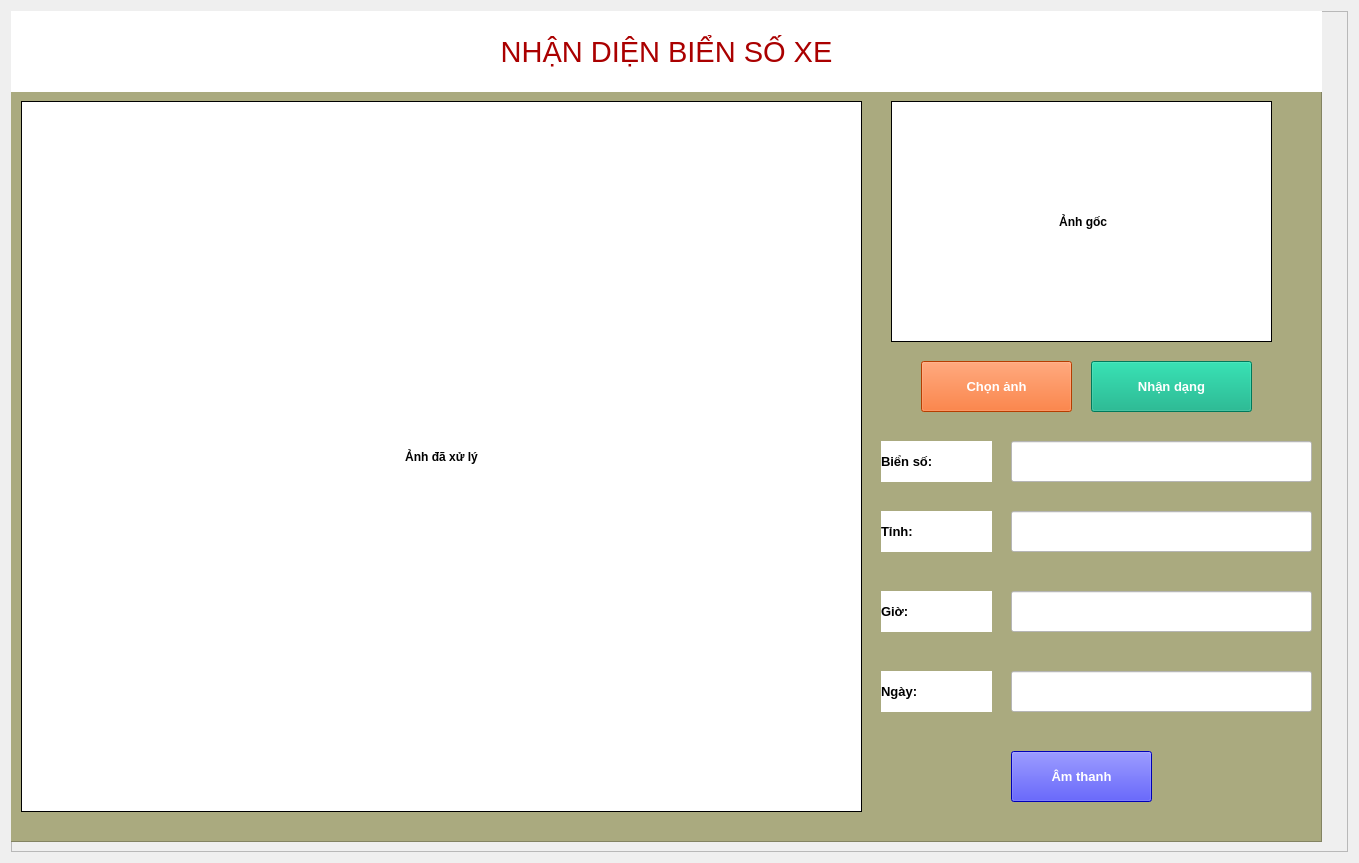
<?xml version="1.0" encoding="UTF-8"?>
<ui version="4.0">
 <class>Frame</class>
 <widget class="QFrame" name="Frame">
  <property name="geometry">
   <rect>
    <x>0</x>
    <y>0</y>
    <width>1359</width>
    <height>863</height>
   </rect>
  </property>
  <property name="windowTitle">
   <string>Frame</string>
  </property>
  <layout class="QVBoxLayout" name="verticalLayout">
   <item>
    <widget class="QFrame" name="frame">
     <property name="frameShape">
      <enum>QFrame::StyledPanel</enum>
     </property>
     <property name="frameShadow">
      <enum>QFrame::Raised</enum>
     </property>
     <widget class="QFrame" name="frame_2">
      <property name="geometry">
       <rect>
        <x>-10</x>
        <y>50</y>
        <width>1321</width>
        <height>781</height>
       </rect>
      </property>
      <property name="font">
       <font>
        <pointsize>20</pointsize>
        <weight>75</weight>
        <bold>true</bold>
       </font>
      </property>
      <property name="styleSheet">
       <string notr="true">background-color: rgb(170, 170, 127);</string>
      </property>
      <property name="frameShape">
       <enum>QFrame::StyledPanel</enum>
      </property>
      <property name="frameShadow">
       <enum>QFrame::Raised</enum>
      </property>
      <widget class="QPushButton" name="btn_nhandang">
       <property name="geometry">
        <rect>
         <x>1090</x>
         <y>300</y>
         <width>161</width>
         <height>51</height>
        </rect>
       </property>
       <property name="font">
        <font>
         <family>Tahoma</family>
         <pointsize>10</pointsize>
         <weight>75</weight>
         <bold>true</bold>
        </font>
       </property>
       <property name="styleSheet">
        <string notr="true">color: rgb(255, 255, 255);
background-color: rgb(0, 170, 127);</string>
       </property>
       <property name="text">
        <string>Nhận dạng</string>
       </property>
      </widget>
      <widget class="QPushButton" name="btn_chonanh">
       <property name="geometry">
        <rect>
         <x>920</x>
         <y>300</y>
         <width>151</width>
         <height>51</height>
        </rect>
       </property>
       <property name="font">
        <font>
         <family>Tahoma</family>
         <pointsize>10</pointsize>
         <weight>75</weight>
         <bold>true</bold>
        </font>
       </property>
       <property name="styleSheet">
        <string notr="true">color: rgb(255, 255, 255);
background-color: rgb(255, 85, 0);</string>
       </property>
       <property name="text">
        <string>Chọn ảnh</string>
       </property>
      </widget>
      <widget class="QLabel" name="lbl_result">
       <property name="geometry">
        <rect>
         <x>20</x>
         <y>40</y>
         <width>841</width>
         <height>711</height>
        </rect>
       </property>
       <property name="font">
        <font>
         <weight>75</weight>
         <bold>true</bold>
        </font>
       </property>
       <property name="focusPolicy">
        <enum>Qt::NoFocus</enum>
       </property>
       <property name="styleSheet">
        <string notr="true">background-color: rgb(255, 255, 255);</string>
       </property>
       <property name="frameShape">
        <enum>QFrame::Box</enum>
       </property>
       <property name="text">
        <string>Ảnh đã xử lý</string>
       </property>
       <property name="alignment">
        <set>Qt::AlignCenter</set>
       </property>
      </widget>
      <widget class="QLabel" name="original_img">
       <property name="geometry">
        <rect>
         <x>890</x>
         <y>40</y>
         <width>381</width>
         <height>241</height>
        </rect>
       </property>
       <property name="font">
        <font>
         <weight>75</weight>
         <bold>true</bold>
        </font>
       </property>
       <property name="styleSheet">
        <string notr="true">background-color: rgb(255, 255, 255);</string>
       </property>
       <property name="frameShape">
        <enum>QFrame::Box</enum>
       </property>
       <property name="text">
        <string> Ảnh gốc</string>
       </property>
       <property name="alignment">
        <set>Qt::AlignCenter</set>
       </property>
      </widget>
      <widget class="QLineEdit" name="let_bienso">
       <property name="geometry">
        <rect>
         <x>1010</x>
         <y>380</y>
         <width>301</width>
         <height>41</height>
        </rect>
       </property>
       <property name="font">
        <font>
         <family>Tahoma</family>
         <pointsize>12</pointsize>
         <weight>50</weight>
         <bold>false</bold>
        </font>
       </property>
       <property name="focusPolicy">
        <enum>Qt::StrongFocus</enum>
       </property>
       <property name="styleSheet">
        <string notr="true">background-color: rgb(255, 255, 255);</string>
       </property>
       <property name="text">
        <string/>
       </property>
       <property name="alignment">
        <set>Qt::AlignCenter</set>
       </property>
      </widget>
      <widget class="QLineEdit" name="let_tinh">
       <property name="geometry">
        <rect>
         <x>1010</x>
         <y>450</y>
         <width>301</width>
         <height>41</height>
        </rect>
       </property>
       <property name="font">
        <font>
         <family>Tahoma</family>
         <pointsize>12</pointsize>
         <weight>50</weight>
         <bold>false</bold>
        </font>
       </property>
       <property name="styleSheet">
        <string notr="true">background-color: rgb(255, 255, 255);</string>
       </property>
       <property name="text">
        <string/>
       </property>
       <property name="alignment">
        <set>Qt::AlignCenter</set>
       </property>
      </widget>
      <widget class="QLineEdit" name="let_gio">
       <property name="geometry">
        <rect>
         <x>1010</x>
         <y>610</y>
         <width>301</width>
         <height>41</height>
        </rect>
       </property>
       <property name="font">
        <font>
         <family>Tahoma</family>
         <pointsize>12</pointsize>
         <weight>50</weight>
         <bold>false</bold>
        </font>
       </property>
       <property name="styleSheet">
        <string notr="true">background-color: rgb(255, 255, 255);</string>
       </property>
       <property name="alignment">
        <set>Qt::AlignCenter</set>
       </property>
      </widget>
      <widget class="QLabel" name="label_2">
       <property name="geometry">
        <rect>
         <x>880</x>
         <y>380</y>
         <width>111</width>
         <height>41</height>
        </rect>
       </property>
       <property name="font">
        <font>
         <family>Tahoma</family>
         <pointsize>10</pointsize>
         <weight>75</weight>
         <bold>true</bold>
        </font>
       </property>
       <property name="styleSheet">
        <string notr="true">background-color: rgb(255, 255, 255);</string>
       </property>
       <property name="text">
        <string>Biển số: </string>
       </property>
      </widget>
      <widget class="QLabel" name="label_3">
       <property name="geometry">
        <rect>
         <x>880</x>
         <y>450</y>
         <width>111</width>
         <height>41</height>
        </rect>
       </property>
       <property name="font">
        <font>
         <family>Tahoma</family>
         <pointsize>10</pointsize>
         <weight>75</weight>
         <bold>true</bold>
        </font>
       </property>
       <property name="styleSheet">
        <string notr="true">background-color: rgb(255, 255, 255);</string>
       </property>
       <property name="text">
        <string>Tỉnh:</string>
       </property>
      </widget>
      <widget class="QLineEdit" name="let_ngay">
       <property name="geometry">
        <rect>
         <x>1010</x>
         <y>530</y>
         <width>301</width>
         <height>41</height>
        </rect>
       </property>
       <property name="font">
        <font>
         <family>Tahoma</family>
         <pointsize>12</pointsize>
         <weight>50</weight>
         <bold>false</bold>
        </font>
       </property>
       <property name="styleSheet">
        <string notr="true">background-color: rgb(255, 255, 255);</string>
       </property>
       <property name="alignment">
        <set>Qt::AlignCenter</set>
       </property>
      </widget>
      <widget class="QLabel" name="label_8">
       <property name="geometry">
        <rect>
         <x>880</x>
         <y>610</y>
         <width>111</width>
         <height>41</height>
        </rect>
       </property>
       <property name="font">
        <font>
         <family>Tahoma</family>
         <pointsize>10</pointsize>
         <weight>75</weight>
         <bold>true</bold>
        </font>
       </property>
       <property name="styleSheet">
        <string notr="true">background-color: rgb(255, 255, 255);</string>
       </property>
       <property name="text">
        <string>Ngày:</string>
       </property>
      </widget>
      <widget class="QLabel" name="label_9">
       <property name="geometry">
        <rect>
         <x>880</x>
         <y>530</y>
         <width>111</width>
         <height>41</height>
        </rect>
       </property>
       <property name="font">
        <font>
         <family>Tahoma</family>
         <pointsize>10</pointsize>
         <weight>75</weight>
         <bold>true</bold>
        </font>
       </property>
       <property name="styleSheet">
        <string notr="true">background-color: rgb(255, 255, 255);</string>
       </property>
       <property name="text">
        <string>Giờ:</string>
       </property>
      </widget>
      <widget class="QPushButton" name="btn_amthanh">
       <property name="geometry">
        <rect>
         <x>1010</x>
         <y>690</y>
         <width>141</width>
         <height>51</height>
        </rect>
       </property>
       <property name="font">
        <font>
         <pointsize>10</pointsize>
         <weight>75</weight>
         <bold>true</bold>
        </font>
       </property>
       <property name="styleSheet">
        <string notr="true">color: rgb(255, 255, 255);
background-color: rgb(0, 0, 255);</string>
       </property>
       <property name="text">
        <string>Âm thanh</string>
       </property>
      </widget>
     </widget>
     <widget class="QLabel" name="label">
      <property name="geometry">
       <rect>
        <x>0</x>
        <y>0</y>
        <width>1311</width>
        <height>81</height>
       </rect>
      </property>
      <property name="font">
       <font>
        <family>MS Shell Dlg 2</family>
        <pointsize>22</pointsize>
        <weight>9</weight>
        <italic>false</italic>
        <bold>false</bold>
       </font>
      </property>
      <property name="styleSheet">
       <string notr="true">color: qconicalgradient(cx:0.5, cy:0.5, angle:0, stop:0 rgba(255, 255, 255, 255), stop:0.373979 rgba(255, 255, 255, 255), stop:0.373991 rgba(33, 30, 255, 255), stop:0.624018 rgba(33, 30, 255, 255), stop:0.624043 rgba(255, 0, 0, 255), stop:1 rgba(255, 0, 0, 255));
color: rgb(170, 0, 0);
font: 75 22pt &quot;MS Shell Dlg 2&quot;;
background-color: rgb(255, 255, 255);
font: 75 22pt &quot;MS Shell Dlg 2&quot;;</string>
      </property>
      <property name="text">
       <string>NHẬN DIỆN BIỂN SỐ XE</string>
      </property>
      <property name="alignment">
       <set>Qt::AlignCenter</set>
      </property>
     </widget>
    </widget>
   </item>
  </layout>
 </widget>
 <resources/>
 <connections/>
</ui>
